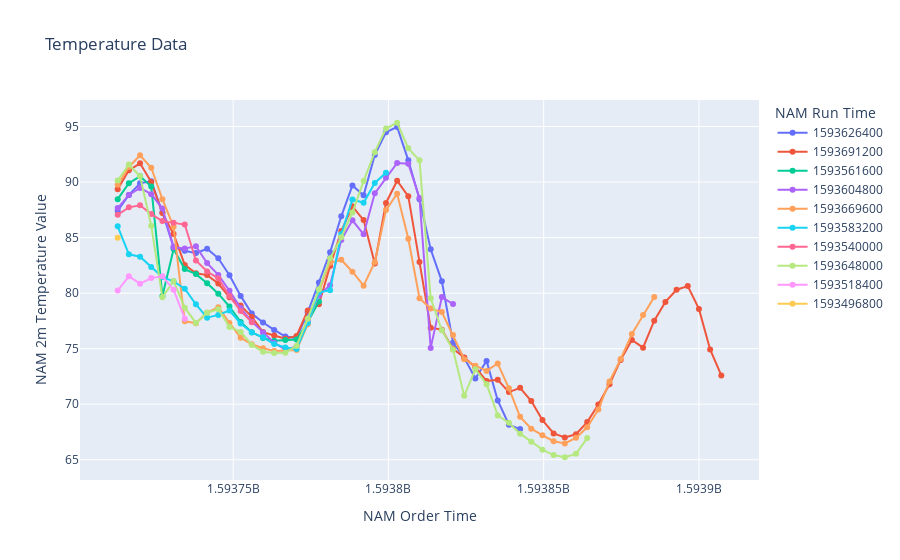

Notebook code cell kept with this figure:
### Code cell
cityname = loadjsonfile(r"C:\Users\Dhivya\New York.json")
result = getNAM2mTemperatureData(cityname)
result
